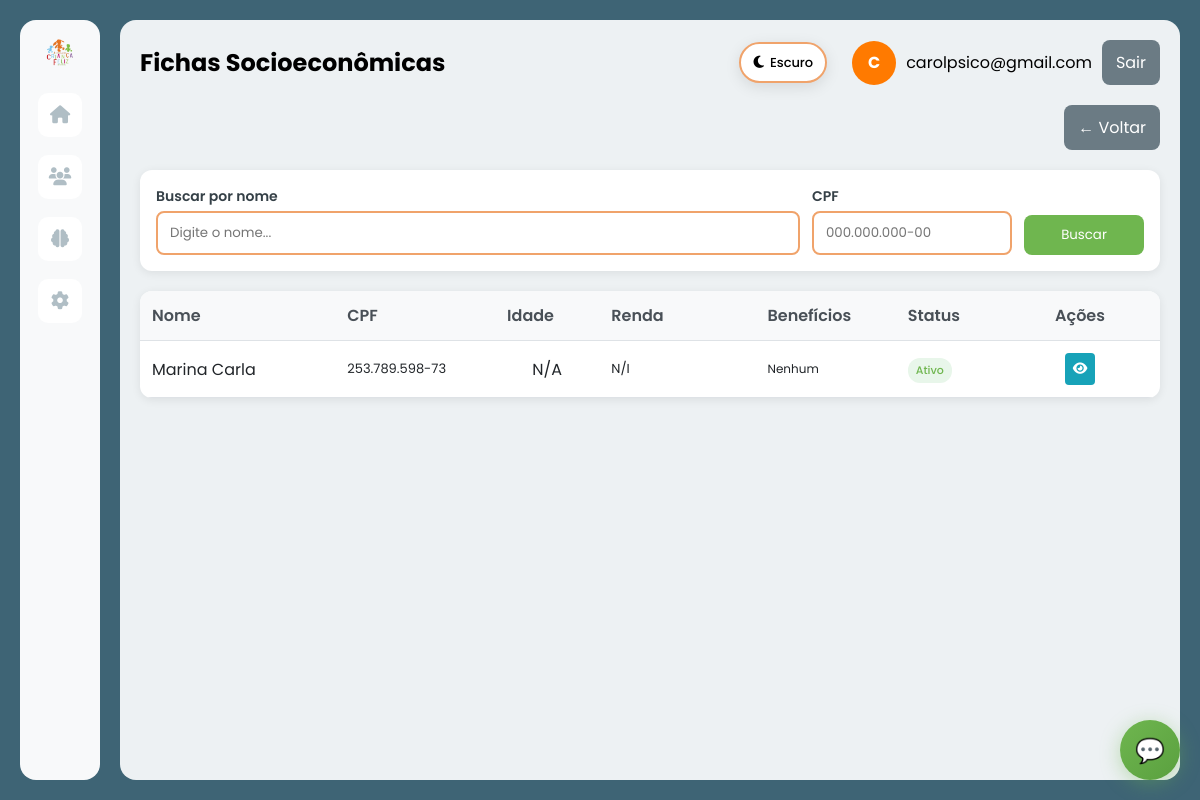
Screenshot of /socioeconomico_list.php (signed in) with the database file from the repository.
### tables this page shows
CREATE TABLE `ficha_socioeconomico` (
  `idficha` int(11) NOT NULL,
  `agua` tinyint(1) DEFAULT NULL,
  `esgoto` tinyint(1) DEFAULT NULL,
  `renda_familiar` decimal(10,2) DEFAULT NULL,
  `energia` tinyint(1) DEFAULT NULL,
  `qtd_pessoas` int(11) DEFAULT NULL,
  `cond_residencia` varchar(100) DEFAULT NULL,
  `moradia` varchar(100) DEFAULT NULL,
  `nr_veiculos` int(11) DEFAULT NULL,
  `observacoes` varchar(255) DEFAULT NULL,
  `entrevistado` varchar(100) DEFAULT NULL,
  `residencia` varchar(100) DEFAULT NULL,
  `nr_comodos` int(11) DEFAULT NULL,
  `construcao` varchar(100) DEFAULT NULL,
  `id_atendido` int(11) DEFAULT NULL,
  `bolsa_familia` tinyint(1) DEFAULT 0,
  `auxilio_brasil` tinyint(1) DEFAULT 0,
  `bpc` tinyint(1) DEFAULT 0,
  `auxilio_emergencial` tinyint(1) DEFAULT 0,
  `seguro_desemprego` tinyint(1) DEFAULT 0,
  `aposentadoria` tinyint(1) DEFAULT 0,
  `nome_menor` varchar(255) DEFAULT NULL,
  `assistente_social` varchar(255) DEFAULT NULL,
  `cadunico` varchar(10) DEFAULT NULL,
  `renda_per_capita` decimal(10,2) DEFAULT NULL
);

CREATE TABLE `atendido` (
  `idatendido` int(11) NOT NULL,
  `status` varchar(20) DEFAULT NULL,
  `data_cadastro` date DEFAULT NULL,
  `nome` varchar(100) DEFAULT NULL,
  `data_nascimento` date DEFAULT NULL,
  `faixa_etaria` varchar(20) DEFAULT NULL,
  `cpf` varchar(14) DEFAULT NULL,
  `rg` varchar(20) DEFAULT NULL,
  `endereco` varchar(255) DEFAULT NULL,
  `numero` varchar(20) DEFAULT NULL,
  `complemento` varchar(100) DEFAULT NULL,
  `bairro` varchar(100) DEFAULT NULL,
  `cidade` varchar(100) DEFAULT NULL,
  `estado` varchar(2) DEFAULT NULL,
  `cep` varchar(10) DEFAULT NULL,
  `foto` varchar(255) DEFAULT NULL,
  `id_responsavel` int(11) DEFAULT NULL,
  `data_acolhimento` date DEFAULT NULL
);

### app/Controllers/BaseController.php (called while the page is built, shortened)
<?php
class BaseController {
    protected $authService;
    public function __construct() {
        $this->authService = new AuthService();
    }
    protected function renderWithLayout($layout, $view, $data = []) {
        $data['currentUser'] = $this->authService->getCurrentUser();
        $data['isLoggedIn'] = $this->authService->isLoggedIn();
        $data['old_input'] = $_SESSION['old_input'] ?? [];
        view($view, $data);
    }
    protected function requireAuth() {
        $this->authService->requireAuth();
    }
}

### app/Controllers/SocioeconomicoController.php (called while the page is built, shortened)
<?php
class SocioeconomicoController extends BaseController {
    private $socioeconomicoService;
    public function __construct() {
        $this->socioeconomicoService = new SocioeconomicoService();
    }
    public function index() {
        try {
            $page = intval($this->getParam('page', 1));
            $perPage = 10;
            $result = $this->socioeconomicoService->listFichas($page, $perPage);
            $data = [
                'title' => 'Fichas Socioeconômicas',
                'fichas' => $result['data'] ?? [],
                'pagination' => [
                    'current_page' => $result['current_page'] ?? 1,
                    'last_page' => $result['last_page'] ?? 1,
                    'total' => $result['total'] ?? 0,
                    'per_page' => $result['per_page'] ?? 10
                ],
                'current_page' => $result['current_page'] ?? 1,
                'last_page' => $result['last_page'] ?? 1,
                'per_page' => $result['per_page'] ?? 10,
                'messages' => $this->getFlashMessages()
            ];
            $this->renderWithLayout('main', 'socioeconomico/index', $data);
        } catch (Exception $e) {
            $this->handleException($e);
        }
    }
}

### app/Models/BaseModelDB.php (called while the page is built, shortened)
<?php
abstract class BaseModelDB {
    protected $pdo;
    public function __construct($table, $primaryKey = 'id') {
        $this->pdo = Database::getConnection();
    }
    protected function query($sql, $params = []) {
        $stmt = $this->pdo->prepare($sql);
        $stmt->execute($params);
        return $stmt;
    }
}

### app/Config/Database.php (called while the page is built, shortened)
<?php
class Database {
    private static $host = 'localhost';
    private static $dbname = 'criancafeliz';
    private static $username = 'root';
    private static $password = '';
    private static $charset = 'utf8mb4';
    private static $pdo = null;
    public static function getConnection() {
        if (self::$pdo === null) {
            try {
                $dsn = "mysql:host=" . self::$host . ";dbname=" . self::$dbname . ";charset=" . self::$charset;
                $options = [
                    PDO::ATTR_ERRMODE            => PDO::ERRMODE_EXCEPTION,
                    PDO::ATTR_DEFAULT_FETCH_MODE => PDO::FETCH_ASSOC,
                    PDO::ATTR_EMULATE_PREPARES   => false,
                    PDO::MYSQL_ATTR_INIT_COMMAND => "SET NAMES utf8mb4"
                ];
                self::$pdo = new PDO($dsn, self::$username, self::$password, $options);
            } catch (PDOException $e) {
                error_log('❌ ERRO ao conectar ao banco: ' . $e->getMessage());
                throw new Exception('Erro ao conectar ao banco de dados: ' . $e->getMessage());
            }
        }
        return self::$pdo;
    }
}

### app/Models/SocioeconomicoDB.php (called while the page is built, shortened)
<?php
class SocioeconomicoDB extends BaseModelDB {
    public function listFichas($page = 1, $perPage = 10) {
        $offset = ($page - 1) * $perPage;
        $countStmt = $this->query("
            SELECT COUNT(*) as total
            FROM Atendido a
            INNER JOIN Ficha_Socioeconomico f ON a.idatendido = f.id_atendido
        ");
        $stmt = $this->query("
            SELECT
                a.idatendido as id,
                a.idatendido,
                a.nome,
                a.nome as nome_entrevistado,
                a.nome as nome_completo,
                a.cpf,
                a.data_nascimento,
                a.status,
                f.renda_familiar,
                f.qtd_pessoas
            FROM Atendido a
            INNER JOIN Ficha_Socioeconomico f ON a.idatendido = f.id_atendido
            ORDER BY a.data_cadastro DESC
            LIMIT ? OFFSET ?
        ", [$perPage, $offset]);
        $fichas = $stmt->fetchAll();
        $stmt = $this->query("
            SELECT COUNT(*) as total
            FROM Atendido a
            INNER JOIN Ficha_Socioeconomico f ON a.idatendido = f.id_atendido
        ");
        $result = $stmt->fetch();
        $total = $result['total'];
        return [
            'data' => $fichas,
            'total' => $total,
            'current_page' => $page,
            'last_page' => ceil($total / $perPage),
            'per_page' => $perPage,
            'page' => $page,
            'perPage' => $perPage,
            'totalPages' => ceil($total / $perPage)
        ];
    }
}

### app/Services/SocioeconomicoService.php (called while the page is built, shortened)
<?php
class SocioeconomicoService {
    private $socioeconomicoModel;
    public function __construct() {
        $this->socioeconomicoModel = App::getSocioeconomicoModel();
    }
    public function listFichas($page = 1, $perPage = 10) {
        if (method_exists($this->socioeconomicoModel, 'listFichas')) {
            return $this->socioeconomicoModel->listFichas($page, $perPage);
        }
        return $this->socioeconomicoModel->paginate($page, $perPage);
    }
}

### app/Views/socioeconomico/index.php (the view, shortened to what this page needs)
<div class="actions" style="display:flex; gap:10px; justify-content:flex-end; margin-bottom:20px;">
    <a href="prontuarios.php" class="btn secondary" style="background:#6b7b84; color:#fff; border:none; padding:10px 14px; border-radius:8px; cursor:pointer; text-decoration:none;">← Voltar</a>
</div>
<div class="search-filters" style="background:#fff; border-radius:12px; padding:16px; margin-bottom:20px; box-shadow: 0 2px 10px rgba(0,0,0,.08);">
    <form method="GET" style="display:grid; grid-template-columns: 1fr 200px 120px; gap:12px; align-items:end;">
        <div>
            <label style="font-size:14px; color:#354047; font-weight:600; display:block; margin-bottom:4px;">Buscar por nome</label>
            <input type="text" name="q" placeholder="Digite o nome..." value="<?php echo htmlspecialchars($_GET['q'] ?? ''); ?>"
                   style="padding:10px 12px; border:2px solid #f0a36b; border-radius:8px; font-family:Poppins; background:#fff; width:100%; box-sizing:border-box;">
        </div>
        <div>
            <label style="font-size:14px; color:#354047; font-weight:600; display:block; margin-bottom:4px;">CPF</label>
            <input type="text" name="cpf" placeholder="000.000.000-00" value="<?php echo htmlspecialchars($_GET['cpf'] ?? ''); ?>"
                   style="padding:10px 12px; border:2px solid #f0a36b; border-radius:8px; font-family:Poppins; background:#fff; width:100%; box-sizing:border-box;">
        </div>
        <div>
            <button type="submit" class="btn" style="background:#6fb64f; color:#fff; border:none; padding:10px 14px; border-radius:8px; cursor:pointer; width:100%;">Buscar</button>
        </div>
    </form>
</div>
<div class="table-container" style="background:#fff; border-radius:12px; overflow:hidden; box-shadow: 0 2px 10px rgba(0,0,0,.08);">
    <?php if (!empty($fichas)): ?>
        <table style="width:100%; border-collapse:collapse;">
            <thead style="background:#f8f9fa;">
                <tr>
                    <th style="padding:12px; text-align:left; border-bottom:1px solid #dee2e6; font-weight:600; color:#495057; min-width:150px;">Nome</th>
                    <th style="padding:12px; text-align:left; border-bottom:1px solid #dee2e6; font-weight:600; color:#495057; min-width:120px;">CPF</th>
                    <th style="padding:12px; text-align:left; border-bottom:1px solid #dee2e6; font-weight:600; color:#495057; min-width:80px;">Idade</th>
                    <th style="padding:12px; text-align:left; border-bottom:1px solid #dee2e6; font-weight:600; color:#495057; min-width:120px;">Renda</th>
                    <th style="padding:12px; text-align:left; border-bottom:1px solid #dee2e6; font-weight:600; color:#495057; min-width:100px;">Benefícios</th>
                    <th style="padding:12px; text-align:left; border-bottom:1px solid #dee2e6; font-weight:600; color:#495057; min-width:80px;">Status</th>
                    <th style="padding:12px; text-align:center; border-bottom:1px solid #dee2e6; font-weight:600; color:#495057; width:120px;">Ações</th>
                </tr>
            </thead>
            <tbody>
                <?php foreach ($fichas as $ficha): ?>
                    <tr style="border-bottom:1px solid #dee2e6;">
                        <td style="padding:12px; color:#212529; word-break:break-word;"><?php echo htmlspecialchars($ficha['nome_entrevistado'] ?? $ficha['nome_completo'] ?? ''); ?></td>
                        <td style="padding:12px; color:#212529; font-size:13px;">
                            <?php
                            $cpf = $ficha['cpf'] ?? '';
                            if ($cpf && strlen($cpf) == 11) {
                                echo substr($cpf, 0, 3) . '.' . substr($cpf, 3, 3) . '.' . substr($cpf, 6, 3) . '-' . substr($cpf, 9, 2);
                            } else {
                                echo $cpf;
                            }
                            ?>
                        </td>
                        <td style="padding:12px; color:#212529; text-align:center;">
                            <?php
                            $idade = 'N/A';
                            echo $idade;
                            ?>
                        </td>
                        <td style="padding:12px; color:#212529; font-size:13px;">
                            <?php
                            $renda = $ficha['renda_familiar'] ?? 0;
                            echo $renda > 0 ? 'R$ ' . number_format($renda, 2, ',', '.') : 'N/I';
                            ?>
                        </td>
                        <td style="padding:12px; color:#212529; font-size:12px;">
                            Nenhum
                        </td>
                        <td style="padding:12px; color:#212529;">
                            <span class="status <?php echo strtolower($ficha['status'] ?? 'ativo'); ?>"
                                  style="padding:4px 8px; border-radius:12px; font-size:11px; font-weight:500; display:inline-block;
                                         <?php echo ($ficha['status'] ?? 'Ativo') === 'Ativo' ? 'background:#e8f6ea; color:#6fb64f;' : 'background:#f8d7da; color:#721c24;'; ?>">
                                <?php echo $ficha['status'] ?? 'Ativo'; ?>
                            </span>
                        </td>
                        <td style="padding:12px; text-align:center; white-space:nowrap;">
                            <?php
                            $id = $ficha['id'] ?? $ficha['idatendido'] ?? null;
                            if (!empty($id)) {
                                echo '<a href="socioeconomico_view.php?id=' . urlencode($id) . '" ';
                                echo 'class="btn-icon" ';
                                echo 'title="Visualizar" ';
                                echo 'style="background:#17a2b8; color:#fff; border:none; padding:6px 8px; border-radius:4px; cursor:pointer; text-decoration:none; font-size:13px; margin:0 2px; display:inline-block;">';
                                echo '<i class="fas fa-eye"></i></a>';
                            } else {
                                echo '<span style="color: #999; font-size: 12px;">ID inválido</span>';
                            }
                            ?>
                        </td>
                    </tr>
                <?php endforeach; ?>
            </tbody>
        </table>
    <?php endif; ?>
</div>

### css/style.css (style rules this page uses)
* { margin: 0; padding: 0; box-sizing: border-box; font-family: 'Poppins', sans-serif; }
body { font-family: 'Poppins', sans-serif; }
html { font-family: 'Poppins', sans-serif; }
.fa, .fas, .far, .fal, .fab, i.fa, i.fas, i.far, i.fal, i.fab { font-family: "Font Awesome 6 Free" !important; font-style: normal !important; font-weight: 900 !important; }
:root { --bg-primary: #ffffff; --bg-secondary: #f8f9fa; --bg-tertiary: #edf1f3; --text-primary: #000000; --text-secondary: #333333; --text-muted: #999999; --border-color: #f0a36b; --input-bg: #ffffff; --card-bg: #ffffff; --shadow: rgba(0, 0, 0, 0.15); --shadow-light: rgba(0, 0, 0, 0.1); --primary-green: #6fb64f; --primary-orange: #f0a36b; --primary-orange-hover: #d98242; --error-bg: #fee; --error-border: #fcc; --error-text: #c33; }
body { font-family: 'Poppins', sans-serif; background: var(--bg-primary); color: var(--text-primary); min-height: 100vh; margin: 0; padding: 0; transition: background-color 0.3s ease, color 0.3s ease; }
.actions { display: flex; align-items: center; gap: 10px; }
td { white-space: nowrap; }
th[style*="width:160px"], td:last-child { width: 160px; text-align: center; }

### app/Views/layouts/main.php (style rules this page uses)
* { font-family: 'Poppins', sans-serif; }
.fa, .fas, .far, .fal, .fab { font-family: "Font Awesome 6 Free" !important; }
body { background: #3E6475; margin: 0; padding: 0; font-family: 'Poppins', sans-serif; }
.btn { background: #ff7a00; color: #fff; border: none; padding: 10px 14px; border-radius: 8px; cursor: pointer; text-decoration: none; display: inline-block; font-family: 'Poppins', sans-serif; }
.btn.secondary { background: #6b7b84; }
input, select, textarea, button { font-family: 'Poppins', sans-serif; }
h1, h2, h3, h4, h5, h6, p, span, div, a, label { font-family: 'Poppins', sans-serif; }
i.fa, i.fas, i.far, i.fal, i.fab { font-family: "Font Awesome 6 Free" !important; font-style: normal; }
.actions { display: flex; gap: 10px; justify-content: flex-end; }

### rows the page displays
ficha_socioeconomico: id_atendido.nome "Marina Carla", id_atendido.cpf "253", id_atendido.cpf "789", id_atendido.cpf "598", id_atendido.cpf "73", idade "N/A", qtd_pessoas "N/I", id_atendido.status "Ativo"

### other values shown
$pageTitle "Fichas Socioeconômicas"
substr($currentUser['name'] ?? 'U', 0, 1) "C"
$currentUser['email'] "carolpsico@gmail.com"
